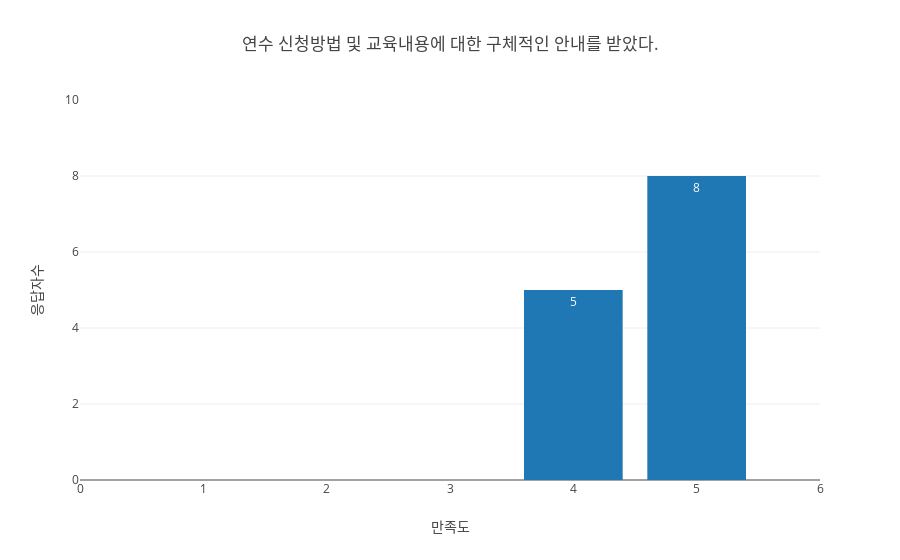

The cell this chart's notebook holds for it:
### Code cell
trace = go.Bar(
    x = survey.iloc[:,[0,7]]['연수 신청방법 및 교육내용에 대한 구체적인 안내를 받았다.'].value_counts().index,
    y = survey.iloc[:,[0,7]]['연수 신청방법 및 교육내용에 대한 구체적인 안내를 받았다.'].value_counts(),
    text = survey.iloc[:,[0,7]]['연수 신청방법 및 교육내용에 대한 구체적인 안내를 받았다.'].value_counts(),
    textposition = 'auto'
)

layout = go.Layout(title='연수 신청방법 및 교육내용에 대한 구체적인 안내를 받았다.',
                   xaxis=dict(title='만족도', range=[0,6]),
                   yaxis=dict(title='응답자수',range=[0,10]))

fig = go.Figure(data=[trace], layout=layout)

iplot(fig)

### Figure 1 — Plotly figure (JSON) as saved in the notebook; plotly's stock layout.template omitted (floating-point values rounded to 4 significant figures)
{"data": [{"text": [8, 5], "textposition": "auto", "type": "bar", "uid": "3f27dff9-9a3a-4696-8858-596a6bddb843", "x": [5, 4], "y": [8, 5]}], "layout": {"autosize": true, "title": {"text": "연수 신청방법 및 교육내용에 대한 구체적인 안내를 받았다."}, "xaxis": {"range": [0, 6], "title": {"text": "만족도"}, "type": "linear"}, "yaxis": {"range": [0, 10], "title": {"text": "응답자수"}, "type": "linear"}}}
